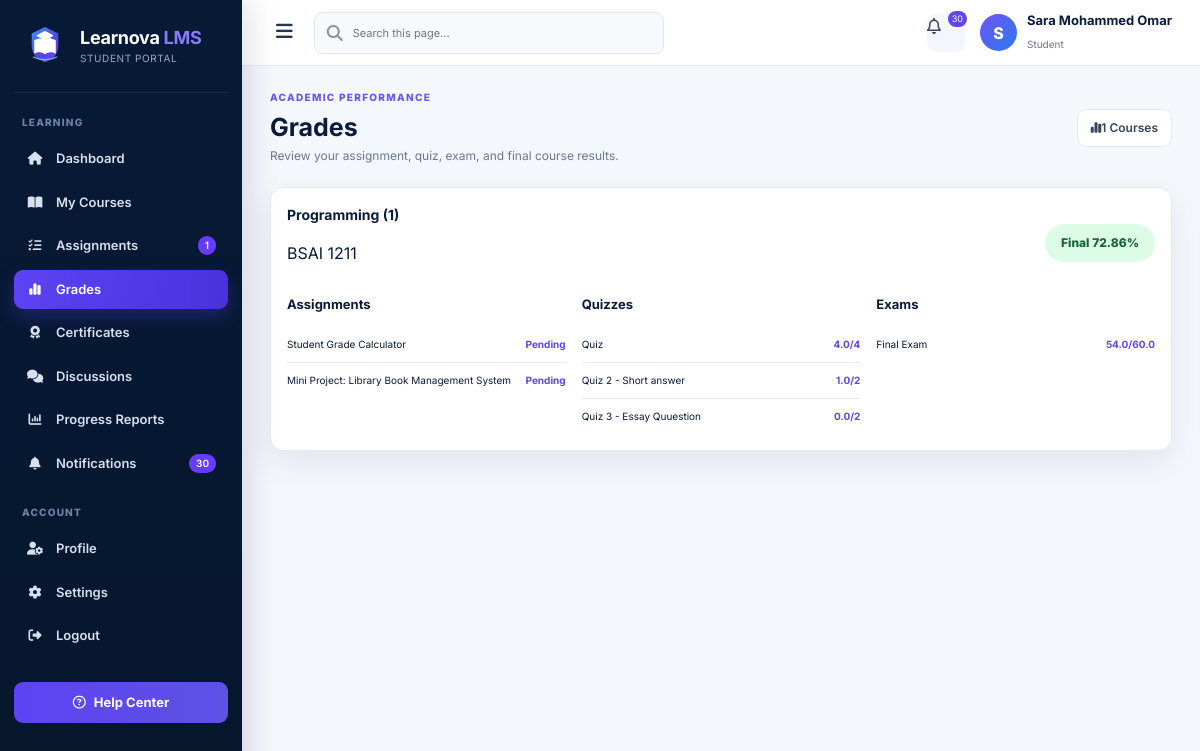
The app's page /student/grades (signed in) with its own data.
### app/models.py (models this page shows, shortened)
class User(UserMixin, db.Model):
    __tablename__ = 'user'
    id = db.Column(db.Integer, primary_key=True)
    username = db.Column(db.String(50), nullable=False, unique=True, index=True)
    email = db.Column(db.String(100), nullable=False, unique=True, index=True)
    password_hash = db.Column(db.String(255), nullable=False)  # Secure hash
    visible_password = db.Column(db.String(255), nullable=True)  # Demo-only admin display
    role = db.Column(db.String(10), nullable=False)  # 'student', 'teacher', 'admin'
    name_person = db.Column(db.String(100), nullable=True)
    university_id = db.Column(db.String(30), nullable=True, unique=True, index=True)
    employee_id = db.Column(db.String(30), nullable=True, unique=True, index=True)
    phone = db.Column(db.String(25), nullable=True)
    department = db.Column(db.String(100), nullable=True)
    level = db.Column(db.String(30), nullable=True)
    gender = db.Column(db.String(15), nullable=True)
    status = db.Column(db.String(20), nullable=False, default='Active')
    office_number = db.Column(db.String(30), nullable=True)
    academic_rank = db.Column(db.String(60), nullable=True)
    courses = db.relationship('Course', back_populates='teacher', lazy=True)
    enrollments = db.relationship('Enrollment', back_populates='student', lazy=True, cascade='all, delete-orphan')
    submissions = db.relationship('Submission', back_populates='student', lazy=True, cascade='all, delete-orphan')
    grades = db.relationship('Grade', back_populates='student', lazy=True, cascade='all, delete-orphan')

class Course(db.Model):
    __tablename__ = 'course'
    id = db.Column(db.Integer, primary_key=True)
    code = db.Column(db.String(50), nullable=False, unique=True, index=True)
    name = db.Column(db.String(100))
    description = db.Column(db.Text)
    teacher_id = db.Column(db.Integer, db.ForeignKey('user.id'), nullable=False)
    course_identifier = db.Column(
        db.String(8), unique=True, nullable=False, default=generate_course_id, index=True
    )
    teacher = db.relationship('User', back_populates='courses')
    enrollments = db.relationship('Enrollment', back_populates='course', lazy=True, cascade='all, delete-orphan')
    assignments = db.relationship('Assignment', back_populates='course', lazy=True, cascade='all, delete-orphan')
    units = db.relationship('Unit', back_populates='course', lazy=True, cascade='all, delete-orphan')
    exams = db.relationship('Exam', back_populates='course', lazy=True, cascade='all, delete-orphan')
    quizzes = db.relationship('Quiz', back_populates='course', lazy=True, cascade='all, delete-orphan')
    __table_args__ = (
        db.UniqueConstraint('code', name='uq_course_code'),
    )

class Assignment(db.Model):
    __tablename__ = 'assignment'
    id = db.Column(db.Integer, primary_key=True)
    title = db.Column(db.String(100), nullable=False)
    description = db.Column(db.Text)
    assignment_type = db.Column(db.String(50), nullable=False, default='homework')
    start_date = db.Column(db.DateTime, nullable=False, default=lambda: datetime.now(timezone.utc))
    due_date = db.Column(db.DateTime, nullable=False, default=lambda: datetime.now(timezone.utc))
    course_id = db.Column(db.Integer, db.ForeignKey('course.id'), nullable=False)
    course = db.relationship('Course', back_populates='assignments')
    submissions = db.relationship(
        'Submission', back_populates='assignment', lazy=True, cascade='all, delete-orphan'
    )
    quiz = db.relationship(
        'Quiz',
        back_populates='assignment',
        uselist=False,
        cascade='all, delete-orphan'
    )

class Quiz(db.Model):
    __tablename__ = 'quiz'
    id = db.Column(db.Integer, primary_key=True)
    assignment_id = db.Column(db.Integer, db.ForeignKey('assignment.id'), unique=True, nullable=False)
    course_id = db.Column(db.Integer, db.ForeignKey('course.id'), nullable=False)
    title = db.Column(db.String(100), nullable=False)
    description = db.Column(db.Text)
    start_date = db.Column(
        db.DateTime,
        nullable=False,
        default=lambda: datetime.now(timezone.utc)
    )
    end_date = db.Column(
        db.DateTime,
        nullable=False,
        default=lambda: datetime.now(timezone.utc)
    )
    assignment = db.relationship('Assignment', back_populates='quiz')
    course = db.relationship('Course', back_populates='quizzes')
    questions = db.relationship(
        'QuizQuestion',
        back_populates='quiz',
        lazy=True,
        cascade='all, delete-orphan'
    )

class Submission(db.Model):
    __tablename__ = 'submission'
    id = db.Column(db.Integer, primary_key=True)
    assignment_id = db.Column(db.Integer, db.ForeignKey('assignment.id'), nullable=False)
    student_id = db.Column(db.Integer, db.ForeignKey('user.id'), nullable=False)
    submission_text = db.Column(db.Text)
    submission_file = db.Column(db.String(200))
    grade = db.Column(db.Float)
    feedback = db.Column(db.Text)
    submitted_at = db.Column(db.DateTime, default=lambda: datetime.now(timezone.utc))  # <-- ✅ أضف هذا السطر
    assignment = db.relationship('Assignment', back_populates='submissions')
    student = db.relationship('User', back_populates='submissions')

class Exam(db.Model):
    __tablename__ = 'exam'
    id = db.Column(db.Integer, primary_key=True)
    course_id = db.Column(db.Integer, db.ForeignKey('course.id'), nullable=False)
    title = db.Column(db.String(100), nullable=False)
    description = db.Column(db.Text)
    total_score = db.Column(db.Float, nullable=False)
    start_date = db.Column(db.DateTime, nullable=False, default=lambda: datetime.now(timezone.utc))
    end_date = db.Column(db.DateTime, nullable=False, default=lambda: datetime.now(timezone.utc))
    course = db.relationship('Course', back_populates='exams', lazy=True)
    grades = db.relationship('Grade', back_populates='exam', lazy=True, cascade='all, delete-orphan')
    questions = db.relationship('ExamQuestion', back_populates='exam', lazy=True, cascade='all, delete-orphan')

class Grade(db.Model):
    __tablename__ = 'grade'
    id = db.Column(db.Integer, primary_key=True)
    exam_id = db.Column(db.Integer, db.ForeignKey('exam.id'), nullable=False)
    student_id = db.Column(db.Integer, db.ForeignKey('user.id'), nullable=False)
    score = db.Column(db.Float)
    exam = db.relationship('Exam', back_populates='grades')
    student = db.relationship('User', back_populates='grades')

### app/routes/students.py (the view)
@students_bp.route('/grades')
@login_required
def grades():
    if current_user.role.lower() != 'student':
        flash('Access denied.', 'danger')
        return redirect(url_for('students.login'))
    course_rows = []
    for enrollment in current_user.enrollments:
        course = enrollment.course
        assignment_scores = []
        for assignment in course.assignments:
            if assignment.assignment_type == 'quiz':
                continue
            submission = Submission.query.filter_by(student_id=current_user.id, assignment_id=assignment.id).first()
            assignment_scores.append({'title': assignment.title, 'score': submission.grade if submission else None,
                                      'feedback': submission.feedback if submission else None})
        quiz_scores = []
        for quiz in course.quizzes:
            submission = Submission.query.filter_by(student_id=current_user.id, assignment_id=quiz.assignment_id).first()
            total = sum(q.score for q in quiz.questions) or 1
            quiz_scores.append({'title': quiz.title, 'score': submission.grade if submission else None, 'total': total})
        exam_scores = []
        for exam in course.exams:
            grade_row = Grade.query.filter_by(student_id=current_user.id, exam_id=exam.id).first()
            exam_scores.append({'title': exam.title, 'score': grade_row.score if grade_row else None, 'total': exam.total_score})
        course_rows.append({'course': course, 'assignments': assignment_scores, 'quizzes': quiz_scores,
                            'exams': exam_scores, 'final': final_grade(current_user, course)})
    return render_template('student/grades.html', student=current_user, course_rows=course_rows,
                           active_page='grades', **_student_nav_context(current_user))

### app/routes/admin.py (called while the page is built)
@admin_bp.app_context_processor
def admin_header_counts():
    return {
        'admin_unread_count': Notification.query.filter_by(is_read=False).count(),
        'admin_message_count': DiscussionTopic.query.count(),
    }

### app/routes/students.py (called while the page is built)
def _student_nav_context(student):
    unread = Notification.query.filter_by(user_id=student.id, is_read=False).count()
    pending_assignments = 0
    upcoming = []
    now = datetime.now(timezone.utc)
    for enrollment in student.enrollments:
        for assignment in enrollment.course.assignments:
            if assignment.assignment_type == 'quiz':
                continue
            submitted = Submission.query.filter_by(student_id=student.id, assignment_id=assignment.id).first()
            if not submitted:
                pending_assignments += 1
                upcoming.append(assignment)
    upcoming.sort(key=lambda x: x.due_date or now)
    return {
        'student_nav_unread': unread,
        'student_nav_pending': pending_assignments,
        'student_upcoming': upcoming[:5],
    }

### app/routes/teachers.py (called while the page is built)
@login_manager.user_loader
def load_user(user_id):
    return User.query.get(int(user_id))

### app/templates/student/grades.html
{% extends 'student/base.html' %}{% block title %}Grades | Learnova LMS{% endblock %}{% block content %}
<div class="page-title-row"><div><span class="eyebrow">ACADEMIC PERFORMANCE</span><h1>Grades</h1><p>Review your assignment, quiz, exam, and final course results.</p></div><div class="date-chip"><i class="fa-solid fa-chart-simple"></i>{{ course_rows|length }} Courses</div></div>
{% for row in course_rows %}<section class="panel grade-course-panel" data-searchable><div class="panel-head"><div><h2>{{ row.course.name }}</h2><p>{{ row.course.code }}</p></div><div class="grade-pill {{ 'pass' if row.final>=60 else 'fail' }}">Final {{ row.final }}%</div></div><div class="three-grid grade-columns"><div><h3>Assignments</h3>{% for item in row.assignments %}<div class="grade-line"><span>{{ item.title }}</span><b>{{ item.score if item.score is not none else 'Pending' }}</b></div>{% else %}<p class="muted">No assignments.</p>{% endfor %}</div><div><h3>Quizzes</h3>{% for item in row.quizzes %}<div class="grade-line"><span>{{ item.title }}</span><b>{{ item.score if item.score is not none else 'Not attempted' }}{% if item.score is not none %}/{{ item.total }}{% endif %}</b></div>{% else %}<p class="muted">No quizzes.</p>{% endfor %}</div><div><h3>Exams</h3>{% for item in row.exams %}<div class="grade-line"><span>{{ item.title }}</span><b>{{ item.score if item.score is not none else 'Not graded' }}{% if item.score is not none %}/{{ item.total }}{% endif %}</b></div>{% else %}<p class="muted">No exams.</p>{% endfor %}</div></div></section>{% else %}<div class="empty-state-card"><div class="empty-state-icon"><i class="fa-solid fa-chart-simple"></i></div><h2>No grades available</h2><p>Your grades will appear after enrollment and assessment.</p></div>{% endfor %}
{% endblock %}

### app/templates/student/base.html (shortened to what this page needs)
<!doctype html>
<html lang="en">
<head>
  <link rel="stylesheet" href="https://cdnjs.cloudflare.com/ajax/libs/font-awesome/6.5.2/css/all.min.css">
  <link rel="stylesheet" href="{{ url_for('static',filename='professional.css') }}?v=10">
</head>
<body>
<div class="app-layout">
  <aside class="sidebar">
    <a class="sidebar-brand" href="{{ url_for('students.dashboard') }}">
      <img src="{{ url_for('static',filename='brand/learnova-icon.svg') }}" alt="Learnova">
      <span class="brand-copy"><strong>Learnova <b>LMS</b></strong><small>STUDENT PORTAL</small></span>
    </a>
    <div class="nav-section">Learning</div>
    <nav class="side-nav">
      <a class="{{ 'active' if active_page=='dashboard' else '' }}" href="{{ url_for('students.dashboard') }}"><i class="fa-solid fa-house"></i>Dashboard</a>
      <a class="{{ 'active' if active_page=='courses' else '' }}" href="{{ url_for('students.courses') }}"><i class="fa-solid fa-book-open"></i>My Courses</a>
      <a class="{{ 'active' if active_page=='assignments' else '' }}" href="{{ url_for('students.assignments') }}"><i class="fa-solid fa-list-check"></i>Assignments{% if student_nav_pending %}<span class="nav-badge">{{ student_nav_pending }}</span>{% endif %}</a>
      <a class="{{ 'active' if active_page=='grades' else '' }}" href="{{ url_for('students.grades') }}"><i class="fa-solid fa-chart-simple"></i>Grades</a>
      <a class="{{ 'active' if active_page=='certificates' else '' }}" href="{{ url_for('students.certificates') }}"><i class="fa-solid fa-award"></i>Certificates</a>
      <a href="{{ url_for('forum.index') }}"><i class="fa-solid fa-comments"></i>Discussions</a>
      <a class="{{ 'active' if active_page=='reports' else '' }}" href="{{ url_for('students.reports') }}"><i class="fa-solid fa-chart-column"></i>Progress Reports</a>
      <a class="{{ 'active' if active_page=='notifications' else '' }}" href="{{ url_for('students.notifications') }}"><i class="fa-solid fa-bell"></i>Notifications{% if student_nav_unread %}<span class="nav-badge">{{ student_nav_unread }}</span>{% endif %}</a>
    </nav>
    <div class="nav-section">Account</div>
    <nav class="side-nav">
      <a class="{{ 'active' if active_page=='profile' else '' }}" href="{{ url_for('students.student_profile') }}"><i class="fa-solid fa-user-gear"></i>Profile</a>
      <a class="{{ 'active' if active_page=='settings' else '' }}" href="{{ url_for('students.settings') }}"><i class="fa-solid fa-gear"></i>Settings</a>
      <a href="{{ url_for('students.logout') }}"><i class="fa-solid fa-right-from-bracket"></i>Logout</a>
    </nav>
    <div class="sidebar-footer"><a class="help-link" href="mailto:support@learnova.local"><i class="fa-regular fa-circle-question"></i>Help Center</a></div>
  </aside>
  <section class="app-main">
    <header class="top-header">
      <div class="header-left">
        <button class="menu-toggle" data-menu-toggle><i class="fa-solid fa-bars"></i></button>
        <div class="search-box"><i class="fa-solid fa-magnifying-glass"></i><input id="studentGlobalSearch" placeholder="Search this page..."></div>
      </div>
      <div class="header-right">
        <a class="header-icon" href="{{ url_for('students.notifications') }}"><i class="fa-regular fa-bell"></i>{% if student_nav_unread %}<span class="icon-badge">{{ student_nav_unread }}</span>{% endif %}</a>
        <a class="profile-chip" href="{{ url_for('students.student_profile') }}">
          <div class="profile-avatar">{{ (student.name_person or student.username)[0]|upper }}</div>
          <div class="profile-copy"><strong>{{ student.name_person or student.username }}</strong><small>Student</small></div>
        </a>
      </div>
    </header>
    <main class="content">
      {% block content %}{% endblock %}
    </main>
  </section>
</div>
</body>
</html>

### records on screen
User: name_person "S", name_person "Sara Mohammed Omar"
Course: course.name "Programming (1)", course.code "BSAI 1211"
Assignment: title "Student Grade Calculator", score "Pending"
Assignment: title "Mini Project: Library Book Management System", score "Pending"
Quiz: title "Quiz"
Submission: grade "4.0"
Quiz: title "Quiz 2 - Short answer"
Submission: grade "1.0"
Quiz: title "Quiz 3 - Essay Quuestion"
Submission: grade "0.0"
Exam: title "Final Exam", total "60.0"
Grade: score "54.0"

### other values on screen
{{ student_nav_pending }} "1"
{{ student_nav_unread }} "30"
{{ course_rows|length }} "1"
{{ row.final }} "72.86"
{{ item.total }} "4" "2" "2"
